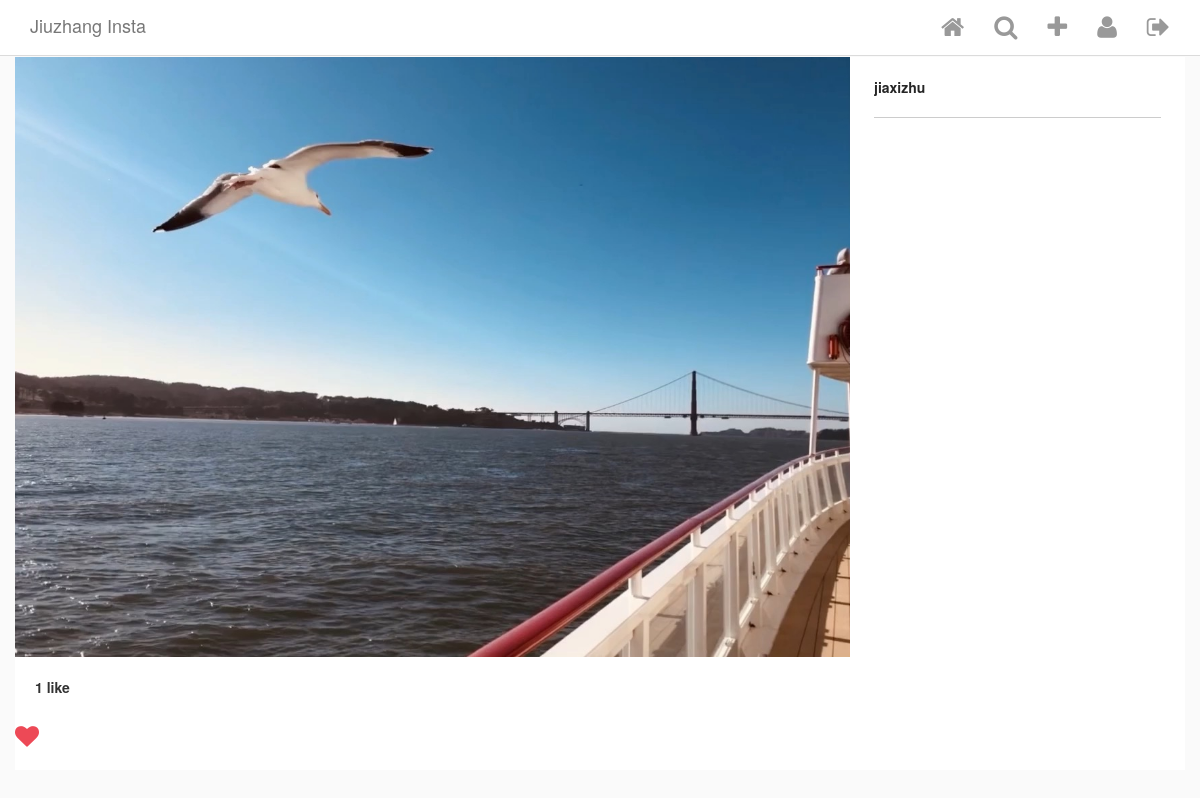
Screenshot of /post/5/ (signed in) with the database file from the repository.
### Insta/models.py (models this page shows, shortened)
class Post(models.Model):
    author = models.ForeignKey(
        InstaUser,
        on_delete=models.CASCADE,
        related_name='my_posts'
    )
    title = models.TextField(blank=True, null=True)
    image = ProcessedImageField(
        upload_to='static/images/posts',
        format='JPEG',
        options={'quality': 100},
        blank=True,
        null=True
    )
    def get_like_count(self):
        return self.likes.count()

class InstaUser(AbstractUser):
    profile_pic = ProcessedImageField(
        upload_to='static/images/profiles',
        format='JPEG',
        options={'quality': 100},
        blank=True,
        null=True
    )

### Insta/views.py (the view)
# urls.py: path('post/<int:pk>/', PostDetailView.as_view(), name='post_detail'),
class PostDetailView(LoginRequiredMixin, DetailView):
    model = Post
    template_name = 'post_detail.html'
    login_url = 'login'

### Insta/templatetags/custom_tags.py (called while the page is built)
@register.simple_tag
def has_user_liked_post(post, user):
    try:
        like = Like.objects.get(post=post, user=user)
        return "fa-heart"
    except:
        return "fa-heart-o"

### templates/post_detail.html (shortened to what this page needs)
{% extends "base.html" %}
{% load custom_tags %}
{% block content %}
<div class="row single-post">
    <div class="single-post-card view-update {{ object.pk }}">
        <div class="header">
            <a href="{% url 'HelloWorld' %}">
                {{ object.author.username }}
            </a>
        </div>
        <div class="image__wrapper">
            <img class="card__main-image" src="/{{object.image}}" width='1000', height='1000'>
        </div>
        <div class="card__panel-body">
            <div class="likes">
                {% if post.get_like_count %}
                    {{ post.get_like_count }} like{% if post.get_like_count > 1 %}s{% endif %}
                {% endif %}
            </div>
        </div>
         <section class="input-row">
             <i class="fa {% has_user_liked_post post user %} submit-like" aria-hidden="true"></i>
                </section>
    </div>
</div>
{% endblock content %}

### static/css/style.css (style rules this page uses)
html { height: 100%; }
body { min-height: 100%; background-color: #fafafa; }
.card__main-image { max-width: 100%; max-height: 600px; height: auto; margin: 0 auto; display: block; }
.card__panel-body { padding: 20px; padding-bottom: 0; }
.card__panel-body .likes { font-weight: bold; margin-bottom: 5px; }
.single-post-card { display: flex; align-items: stretch; box-sizing: border-box; flex-direction: column; flex-shrink: 0; padding-right: 335px; width: 100%; position: relative; background-color: #fff; }
.single-post-card .header, .single-post-card .comments-portion { display: flex; flex-shrink: 0; }
.single-post-card .header { border-bottom: 1px solid #ccc; padding: 20px 0; flex-direction: row; position: absolute; top: 0; right: 24px; width: 287px; display: flex; align-items: center; }
.single-post-card .header a { color: #262626; font-weight: bold; }
.input-row { position: relative; display: flex; align-items: center; height: 68px; padding-left: 40px; }
.input-row .submit-like { cursor: pointer; position: absolute; top: 32%; left: 0; color: #C2C2C2; font-size: 24px; }
.input-row .submit-like.fa-heart { color: #ED4956; }

### rows the page displays
Post: author.username "jiaxizhu", image (picture), get_like_count "1"
